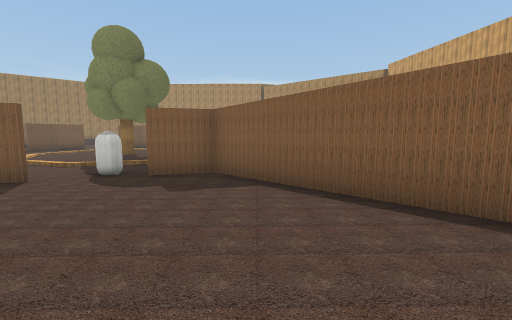
View 1 (above)

18 first-person views from a walk through a Unity game level. The camera is 1.4 m above the floor, tilts 6° down and sees 90° across. The floor is counted in squares, 2 m on a side. Each view is taken from the middle of a square. On the plan, view 1 faces up. The plan holds only what a view shows up to about 9 squares ahead; the rest is blank. The place goes on beyond the plan. Some surface patterns are stand-ins.

View 2
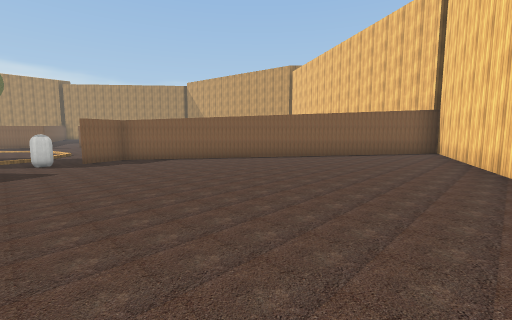

View 3
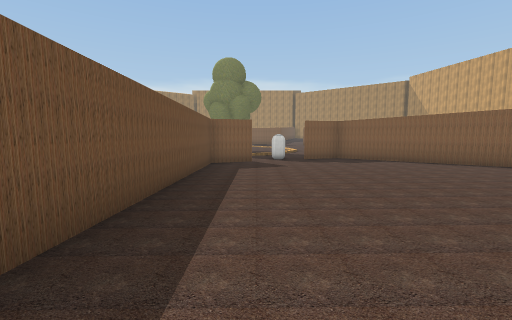

View 4
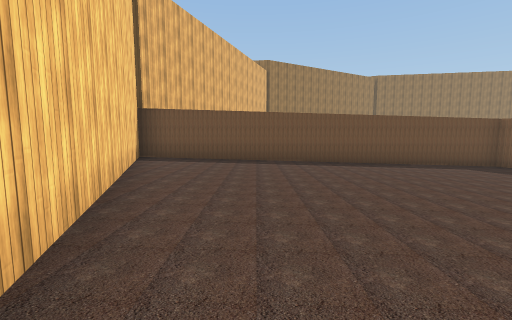

View 5
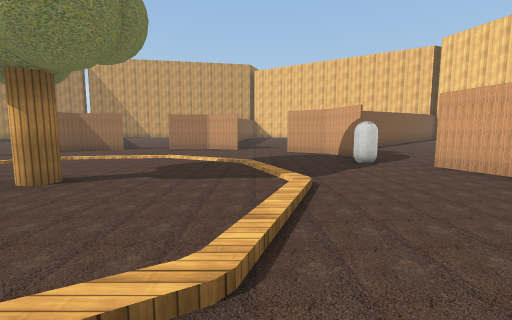

View 6
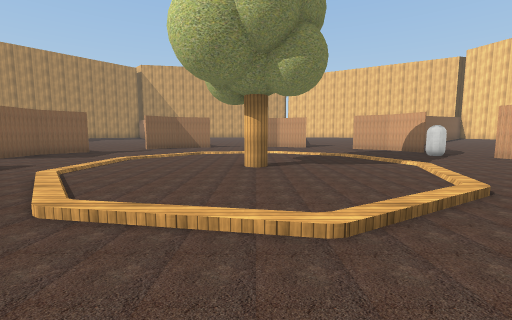

View 7
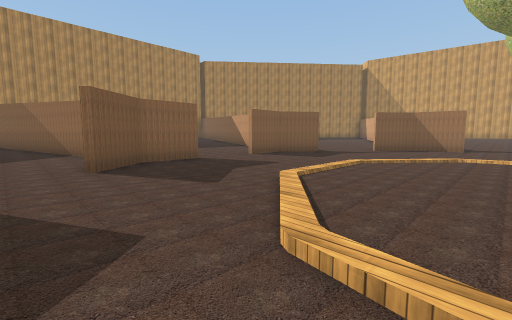

View 8
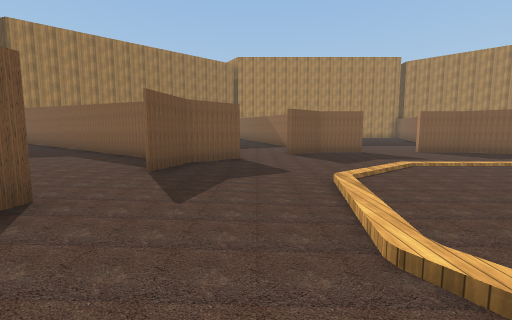

View 9
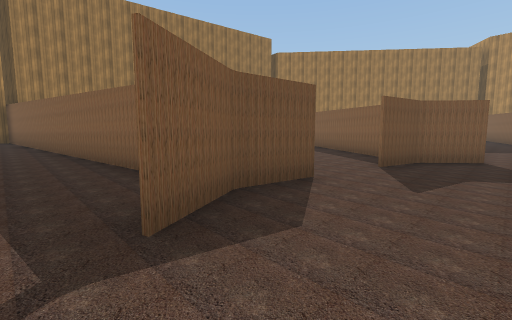

View 10
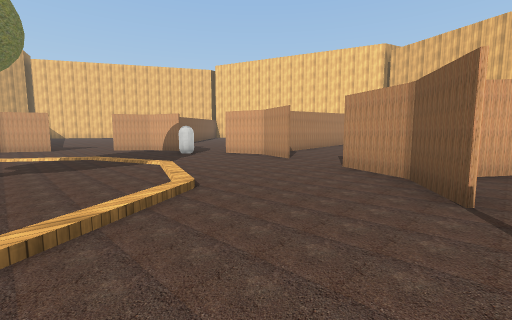

View 11
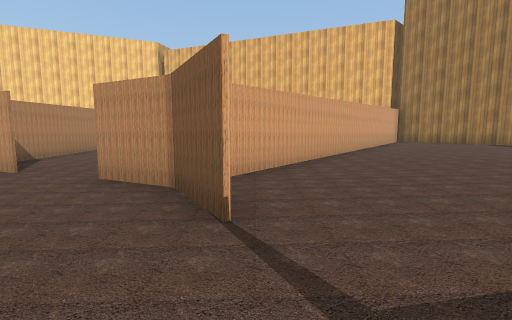

View 12
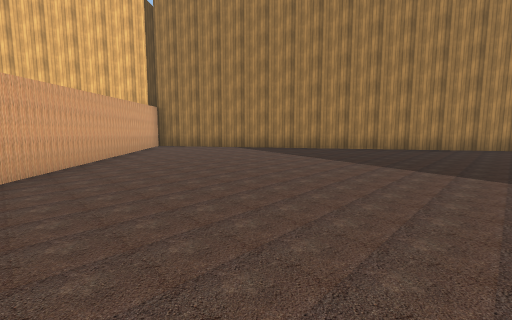

View 13
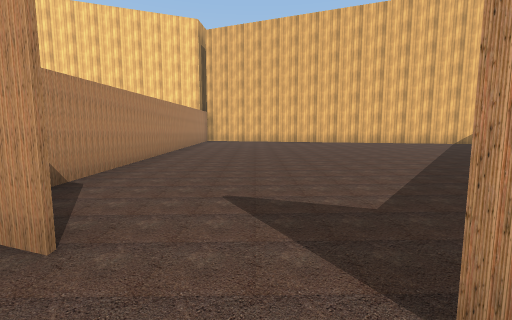

View 14
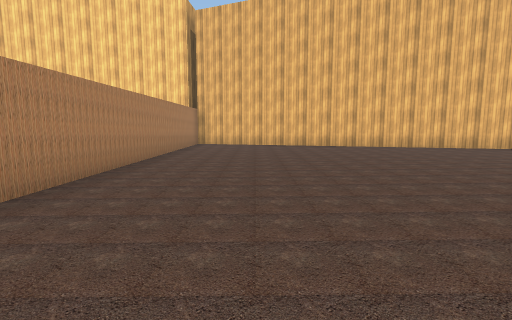

View 15
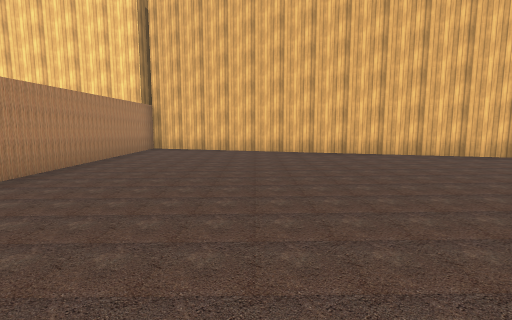

View 16
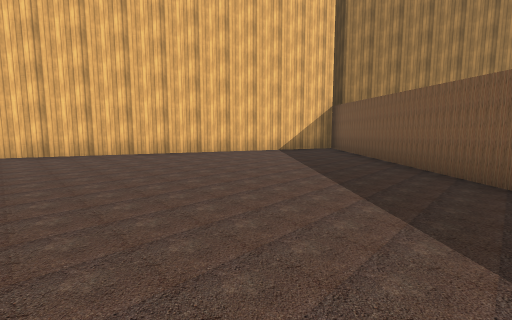

View 17
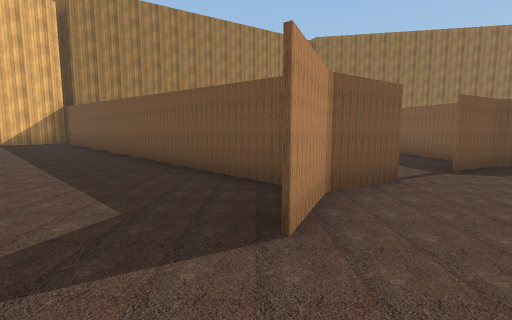

View 18
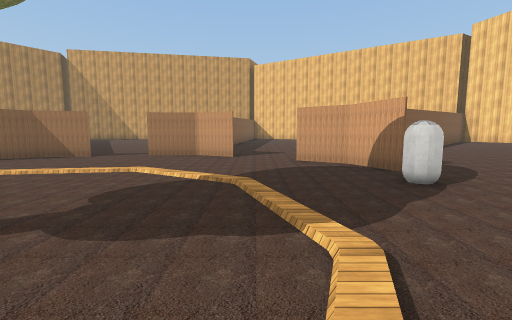

### Floor plan
Key: @ floor where view 1 was taken; # wall or solid block; x gap in a wall; . main floor; : floor 0.25 m higher than the main floor; + floor 0.5 m higher than the main floor; * floor 0.75 m higher than the main floor; / step, stairs or slope; C capsule; T tree.
Columns run from 23 left of view 1 to 6 right of it. Each row starts with its distance up from view 1.
 24              #
 23              #
 22              ##
 21              +#
 20              :#
 19              :   :::
 18       ##     ::##::##
 17       +##    :##....##
 16        +###  :........:
 15         ::###..........##
 14         :::#...//..//...#
 13          :::..//....//..::
 12           ::../....../..::
 11            #../...T../..#
 10         ####../....../..##
  9   #######::#.../..../...#
  8 ## +++++:::::..///.//..:::
  7 #***+++++:::#..........:::
  6 ##**+++++:::##........##
  5  ##**+++++::###::..:Cx##
  4   #**+++++:##::::##::::##
  3   ##**++++##::::::#:::::##
  2    #***++##++:::::#::::++##
  1    ##**++#++++++::#:++++++#
  0     #***##++++++++#++++@++ #
 -1     ##*##+++++++++#++++++++##
 -2      ###****++++++#+++++****##
 -3        ##******+++#++******##
 -4         ####*****+#*****####
 -5            ####***#***###
 -6               ###*#####
 -7                 ###

Positions as (right, up) in squares from view 1, and headings:
1: (0, 0), facing up
2: (-4, -4), facing up-right
3: (-4, -4), facing up
4: (2, -3), facing left
5: (-9, 8), facing right
6: (-11, 11), facing right
7: (-10, 12), facing up-right
8: (-10, 9), facing up
9: (-10, 8), facing up-left
10: (-11, 10), facing down-right
11: (-11, 9), facing down
12: (-13, 7), facing down-left
13: (-8, 6), facing down
14: (-8, 4), facing down
15: (-9, 2), facing down
16: (-9, 2), facing down-left
17: (-7, 5), facing left
18: (-7, 8), facing right
